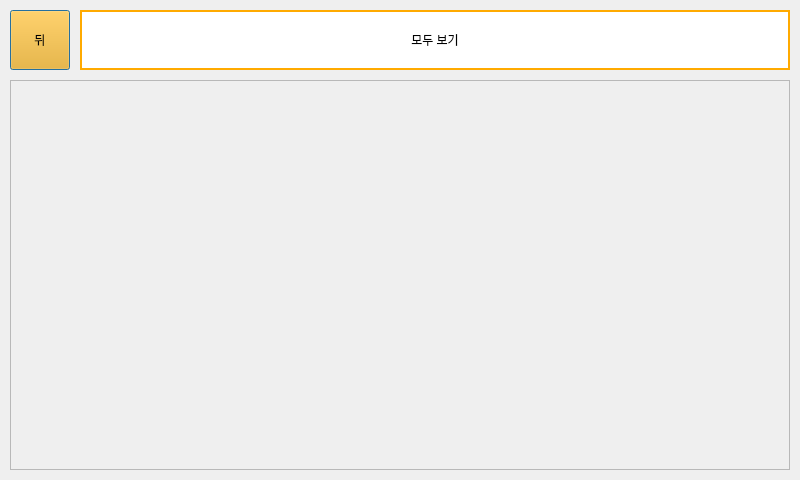
<?xml version="1.0" encoding="UTF-8"?>
<ui version="4.0">
 <class>Dialog</class>
 <widget class="QDialog" name="Dialog">
  <property name="geometry">
   <rect>
    <x>0</x>
    <y>0</y>
    <width>800</width>
    <height>480</height>
   </rect>
  </property>
  <property name="windowTitle">
   <string>Dialog</string>
  </property>
  <widget class="QScrollArea" name="scrollArea">
   <property name="geometry">
    <rect>
     <x>10</x>
     <y>80</y>
     <width>780</width>
     <height>390</height>
    </rect>
   </property>
   <property name="widgetResizable">
    <bool>true</bool>
   </property>
   <widget class="QWidget" name="scrollAreaWidgetContents">
    <property name="geometry">
     <rect>
      <x>0</x>
      <y>0</y>
      <width>778</width>
      <height>388</height>
     </rect>
    </property>
   </widget>
  </widget>
  <widget class="QLabel" name="title">
   <property name="geometry">
    <rect>
     <x>80</x>
     <y>10</y>
     <width>710</width>
     <height>60</height>
    </rect>
   </property>
   <property name="styleSheet">
    <string notr="true">font: 81 24pt &quot;나눔스퀘어OTF ExtraBold&quot;;
border: 2px solid rgb(255, 170, 0);
background-color: rgb(255, 255, 255);</string>
   </property>
   <property name="text">
    <string>모두 보기</string>
   </property>
   <property name="alignment">
    <set>Qt::AlignCenter</set>
   </property>
  </widget>
  <widget class="QPushButton" name="back">
   <property name="geometry">
    <rect>
     <x>10</x>
     <y>10</y>
     <width>60</width>
     <height>60</height>
    </rect>
   </property>
   <property name="styleSheet">
    <string notr="true">background-color: rgb(255, 170, 0);
font: 81 16pt &quot;나눔스퀘어OTF ExtraBold&quot;;</string>
   </property>
   <property name="text">
    <string>뒤</string>
   </property>
  </widget>
 </widget>
 <resources/>
 <connections/>
</ui>
